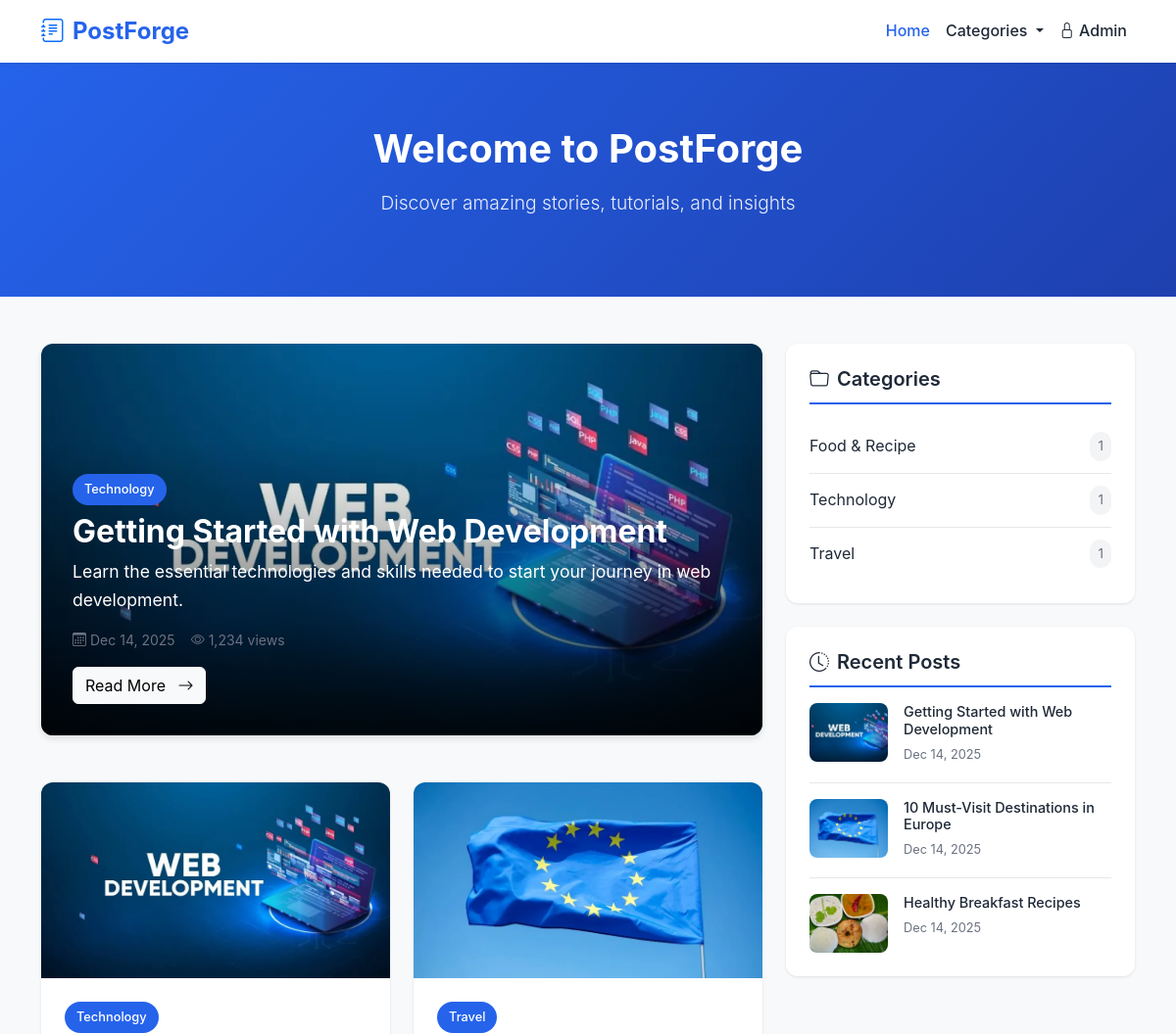
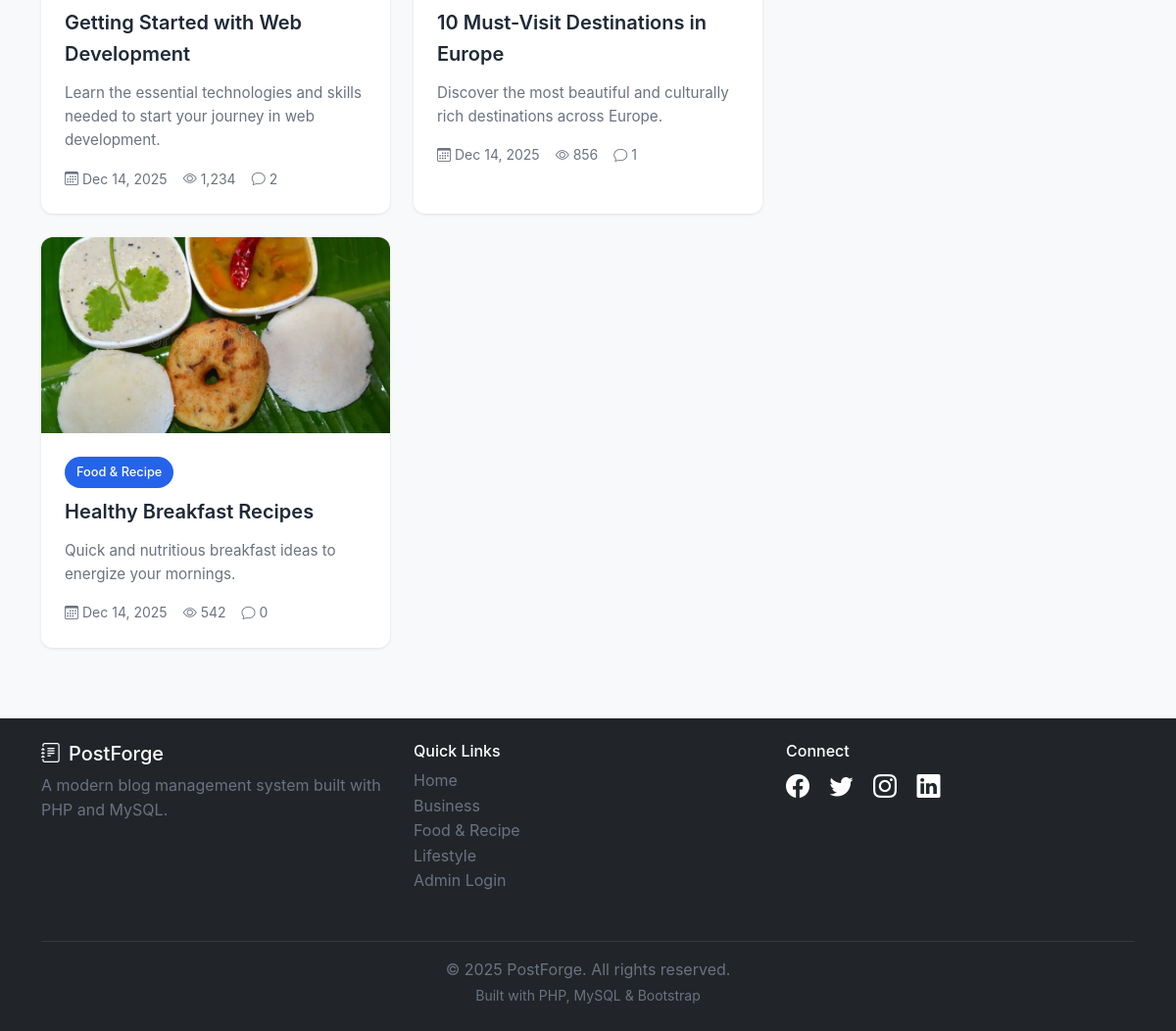
The page / on the database its author committed (2 pictures, top to bottom).
### tables this page shows
CREATE TABLE IF NOT EXISTS posts (
    id INT PRIMARY KEY AUTO_INCREMENT,
    title VARCHAR(255) NOT NULL,
    slug VARCHAR(255) UNIQUE NOT NULL,
    content TEXT NOT NULL,
    excerpt TEXT,
    featured_image VARCHAR(255),
    category_id INT,
    author_id INT,
    status ENUM('draft', 'published') DEFAULT 'draft',
    views INT DEFAULT 0,
    created_at TIMESTAMP DEFAULT CURRENT_TIMESTAMP,
    updated_at TIMESTAMP DEFAULT CURRENT_TIMESTAMP ON UPDATE CURRENT_TIMESTAMP,
    published_at TIMESTAMP NULL,
    FOREIGN KEY (category_id) REFERENCES categories(id) ON DELETE SET NULL,
    FOREIGN KEY (author_id) REFERENCES admins(id) ON DELETE CASCADE,
    INDEX idx_slug (slug),
    INDEX idx_status (status),
    INDEX idx_category (category_id),
    INDEX idx_author (author_id),
    INDEX idx_created (created_at),
    FULLTEXT idx_search (title, content)
);

CREATE TABLE IF NOT EXISTS categories (
    id INT PRIMARY KEY AUTO_INCREMENT,
    name VARCHAR(100) UNIQUE NOT NULL,
    slug VARCHAR(100) UNIQUE NOT NULL,
    description TEXT,
    created_at TIMESTAMP DEFAULT CURRENT_TIMESTAMP,
    INDEX idx_slug (slug)
);

### includes/functions.php (called while the page is built, shortened)
<?php
function sanitize($data) {
    return htmlspecialchars($data, ENT_QUOTES, 'UTF-8');
}
function formatDate($date, $format = 'M d, Y') {
    return date($format, strtotime($date));
}
function truncate($text, $length = 100, $suffix = '...') {
    return $text;
}
function formatNumber($number) {
    return number_format($number);
}

### public/index.php (the view, shortened to what this page needs)
<?php
require_once '../includes/functions.php';
$page = isset($_GET['page']) ? (int)$_GET['page'] : 1;
try {
    $db = getDB();
    $featuredStmt = $db->query("
        SELECT p.*, c.name as category_name, c.slug as category_slug
        FROM posts p
        LEFT JOIN categories c ON p.category_id = c.id
        WHERE p.status = 'published'
        ORDER BY p.published_at DESC
        LIMIT 1
    ");
    $featuredPost = $featuredStmt->fetch();
    $countStmt = $db->query("SELECT COUNT(*) as count FROM posts WHERE status = 'published'");
    $total = $countStmt->fetch()['count'];
    $pagination = getPagination($total, POSTS_PER_PAGE, $page);
    $postsStmt = $db->prepare("
        SELECT p.*, c.name as category_name, c.slug as category_slug, a.full_name as author_name, a.profile_image as author_image,
               (SELECT COUNT(*) FROM comments WHERE post_id = p.id AND status = 'approved') as comment_count
        FROM posts p
        LEFT JOIN categories c ON p.category_id = c.id
        LEFT JOIN admins a ON p.author_id = a.id
        WHERE p.status = 'published'
        ORDER BY p.published_at DESC
        LIMIT :offset, :limit
    ");
    $postsStmt->execute([
        'offset' => $pagination['offset'],
        'limit' => POSTS_PER_PAGE
    ]);
    $posts = $postsStmt->fetchAll();
    $categoriesStmt = $db->query("
        SELECT c.*, COUNT(p.id) as post_count
        FROM categories c
        LEFT JOIN posts p ON c.id = p.category_id AND p.status = 'published'
        GROUP BY c.id
        HAVING post_count > 0
        ORDER BY c.name ASC
    ");
    $categories = $categoriesStmt->fetchAll();
    $recentStmt = $db->query("
        SELECT p.*, c.name as category_name
        FROM posts p
        LEFT JOIN categories c ON p.category_id = c.id
        WHERE p.status = 'published'
        ORDER BY p.published_at DESC
        LIMIT 5
    ");
    $recentPosts = $recentStmt->fetchAll();
} catch (PDOException $e) {
    $error = 'Error loading posts';
    $posts = [];
}
include 'includes/header.php';
?>
<div class="hero-section">
    <div class="container text-center">
        <h1>Welcome to <?php echo SITE_NAME; ?></h1>
        <p class="lead">Discover amazing stories, tutorials, and insights</p>
    </div>
</div>
<div class="container mb-5">
    <div class="row">
        <div class="col-lg-8">
            <?php if ($featuredPost && $page == 1): ?>
                <div class="featured-post">
                    <?php if ($featuredPost['featured_image']): ?>
                        <img src="<?php echo UPLOAD_URL . sanitize($featuredPost['featured_image']); ?>"
                             alt="<?php echo sanitize($featuredPost['title']); ?>"
                             class="featured-post-img">
                    <?php else: ?>
                        <div class="featured-post-img bg-primary d-flex align-items-center justify-content-center">
                            <i class="bi bi-image text-white" style="font-size: 5rem;"></i>
                        </div>
                    <?php endif; ?>
                    <div class="featured-post-overlay">
                        <a href="category.php?slug=<?php echo $featuredPost['category_slug']; ?>"
                           class="category-badge mb-2">
                            <?php echo sanitize($featuredPost['category_name'] ?? 'Uncategorized'); ?>
                        </a>
                        <h2><?php echo sanitize($featuredPost['title']); ?></h2>
                        <p><?php echo sanitize(truncate($featuredPost['excerpt'], 150)); ?></p>
                        <div class="post-meta">
                            <span class="post-meta-item">
                                <i class="bi bi-calendar3"></i>
                                <?php echo formatDate($featuredPost['published_at']); ?>
                            </span>
                            <span class="post-meta-item">
                                <i class="bi bi-eye"></i>
                                <?php echo formatNumber($featuredPost['views']); ?> views
                            </span>
                        </div>
                        <a href="post.php?slug=<?php echo $featuredPost['slug']; ?>"
                           class="btn btn-light mt-3">
                            Read More <i class="bi bi-arrow-right ms-2"></i>
                        </a>
                    </div>
                </div>
            <?php endif; ?>
            <div class="row">
                <?php if (empty($posts)): ?>
                    <div class="col-12">
                        <div class="alert alert-info">
                            <i class="bi bi-info-circle me-2"></i>No posts available yet.
                        </div>
                    </div>
                <?php else: ?>
                    <?php foreach ($posts as $post): ?>
                        <div class="col-md-6 mb-4">
                            <div class="card post-card">
                                <?php if ($post['featured_image']): ?>
                                    <img src="<?php echo UPLOAD_URL . sanitize($post['featured_image']); ?>"
                                         alt="<?php echo sanitize($post['title']); ?>"
                                         class="post-card-img">
                                <?php else: ?>
                                    <div class="post-card-img bg-secondary d-flex align-items-center justify-content-center">
                                        <i class="bi bi-image text-white" style="font-size: 3rem;"></i>
                                    </div>
                                <?php endif; ?>
                                <div class="post-card-body">
                                    <a href="category.php?slug=<?php echo $post['category_slug']; ?>"
                                       class="category-badge mb-2">
                                        <?php echo sanitize($post['category_name'] ?? 'Uncategorized'); ?>
                                    </a>
                                    <a href="post.php?slug=<?php echo $post['slug']; ?>"
                                       class="post-card-title">
                                        <?php echo sanitize($post['title']); ?>
                                    </a>
                                    <p class="post-card-excerpt">
                                        <?php echo sanitize(truncate($post['excerpt'], 100)); ?>
                                    </p>
                                    <div class="post-meta">
                                        <span class="post-meta-item">
                                            <i class="bi bi-calendar3"></i>
                                            <?php echo formatDate($post['published_at'], 'M d, Y'); ?>
                                        </span>
                                        <span class="post-meta-item">
                                            <i class="bi bi-eye"></i>
                                            <?php echo formatNumber($post['views']); ?>
                                        </span>
                                        <span class="post-meta-item">
                                            <i class="bi bi-chat"></i>
                                            <?php echo $post['comment_count']; ?>
                                        </span>
                                    </div>
                                </div>
                            </div>
                        </div>
                    <?php endforeach; ?>
                <?php endif; ?>
            </div>
        </div>
        <div class="col-lg-4">
            <?php if (!empty($categories)): ?>
                <div class="sidebar-widget">
                    <h5><i class="bi bi-folder me-2"></i>Categories</h5>
                    <?php foreach ($categories as $category): ?>
                        <div class="category-list-item">
                            <a href="category.php?slug=<?php echo $category['slug']; ?>">
                                <?php echo sanitize($category['name']); ?>
                            </a>
                            <span class="category-count"><?php echo $category['post_count']; ?></span>
                        </div>
                    <?php endforeach; ?>
                </div>
            <?php endif; ?>
            <?php if (!empty($recentPosts)): ?>
                <div class="sidebar-widget">
                    <h5><i class="bi bi-clock-history me-2"></i>Recent Posts</h5>
                    <?php foreach ($recentPosts as $recent): ?>
                        <div class="recent-post-item">
                            <?php if ($recent['featured_image']): ?>
                                <img src="<?php echo UPLOAD_URL . sanitize($recent['featured_image']); ?>"
                                     alt="<?php echo sanitize($recent['title']); ?>"
                                     class="recent-post-img">
                            <?php else: ?>
                                <div class="recent-post-img bg-secondary"></div>
                            <?php endif; ?>
                            <div class="recent-post-info">
                                <h6>
                                    <a href="post.php?slug=<?php echo $recent['slug']; ?>">
                                        <?php echo sanitize(truncate($recent['title'], 50)); ?>
                                    </a>
                                </h6>
                                <small class="recent-post-date">
                                    <?php echo formatDate($recent['published_at'], 'M d, Y'); ?>
                                </small>
                            </div>
                        </div>
                    <?php endforeach; ?>
                </div>
            <?php endif; ?>
        </div>
    </div>
</div>
<?php include 'includes/footer.php'; ?>

### public/includes/footer.php (shortened to what this page needs)
    </main>
    <footer class="bg-dark text-white mt-5 py-4">
        <div class="container">
            <div class="row">
                <div class="col-md-4 mb-3">
                    <h5><i class="bi bi-journal-text me-2"></i><?php echo SITE_NAME; ?></h5>
                    <p class="text-muted">A modern blog management system built with PHP and MySQL.</p>
                </div>
                <div class="col-md-4 mb-3">
                    <h6>Quick Links</h6>
                    <ul class="list-unstyled">
                        <li><a href="index.php" class="text-muted text-decoration-none">Home</a></li>
                        <?php
                        try {
                            $db = getDB();
                            $footerCatsStmt = $db->query("SELECT * FROM categories ORDER BY name ASC LIMIT 3");
                            $footerCategories = $footerCatsStmt->fetchAll();
                            foreach ($footerCategories as $footerCat):
                        ?>
                            <li>
                                <a href="category.php?slug=<?php echo $footerCat['slug']; ?>"
                                   class="text-muted text-decoration-none">
                                    <?php echo sanitize($footerCat['name']); ?>
                                </a>
                            </li>
                        <?php
                            endforeach;
                        } catch (PDOException $e) {
                        }
                        ?>
                        <li><a href="../admin/login.php" class="text-muted text-decoration-none">Admin Login</a></li>
                    </ul>
                </div>
                <div class="col-md-4 mb-3">
                    <h6>Connect</h6>
                    <div class="social-links">
                        <a href="#" class="text-white me-3"><i class="bi bi-facebook"></i></a>
                        <a href="#" class="text-white me-3"><i class="bi bi-twitter"></i></a>
                        <a href="#" class="text-white me-3"><i class="bi bi-instagram"></i></a>
                        <a href="#" class="text-white me-3"><i class="bi bi-linkedin"></i></a>
                    </div>
                </div>
            </div>
            <hr class="border-secondary">
            <div class="text-center text-muted">
                <p class="mb-0">&copy; <?php echo date('Y'); ?> <?php echo SITE_NAME; ?>. All rights reserved.</p>
                <small>Built with PHP, MySQL & Bootstrap</small>
            </div>
        </div>
    </footer>
</body>
</html>

### rows shown on the page
posts: featured_image (picture), category.name "Technology", title "Getting Started with Web Development", excerpt "Learn the essential technologies and skills needed to start your journey in web development.", published_at "Dec 14, 2025", views "1,234", comment_count "2"
posts: featured_image (picture), category.name "Travel", title "10 Must-Visit Destinations in Europe", excerpt "Discover the most beautiful and culturally rich destinations across Europe.", published_at "Dec 14, 2025", views "856", comment_count "1"
posts: featured_image (picture), category.name "Food & Recipe", title "Healthy Breakfast Recipes", excerpt "Quick and nutritious breakfast ideas to energize your mornings.", published_at "Dec 14, 2025", views "542", comment_count "0"
categories: name "Food & Recipe", post_count "1"
categories: name "Technology", post_count "1"
categories: name "Travel", post_count "1"
categories: name "Business"
categories: name "Lifestyle"

### other values the page prints
SITE_NAME "PostForge"
